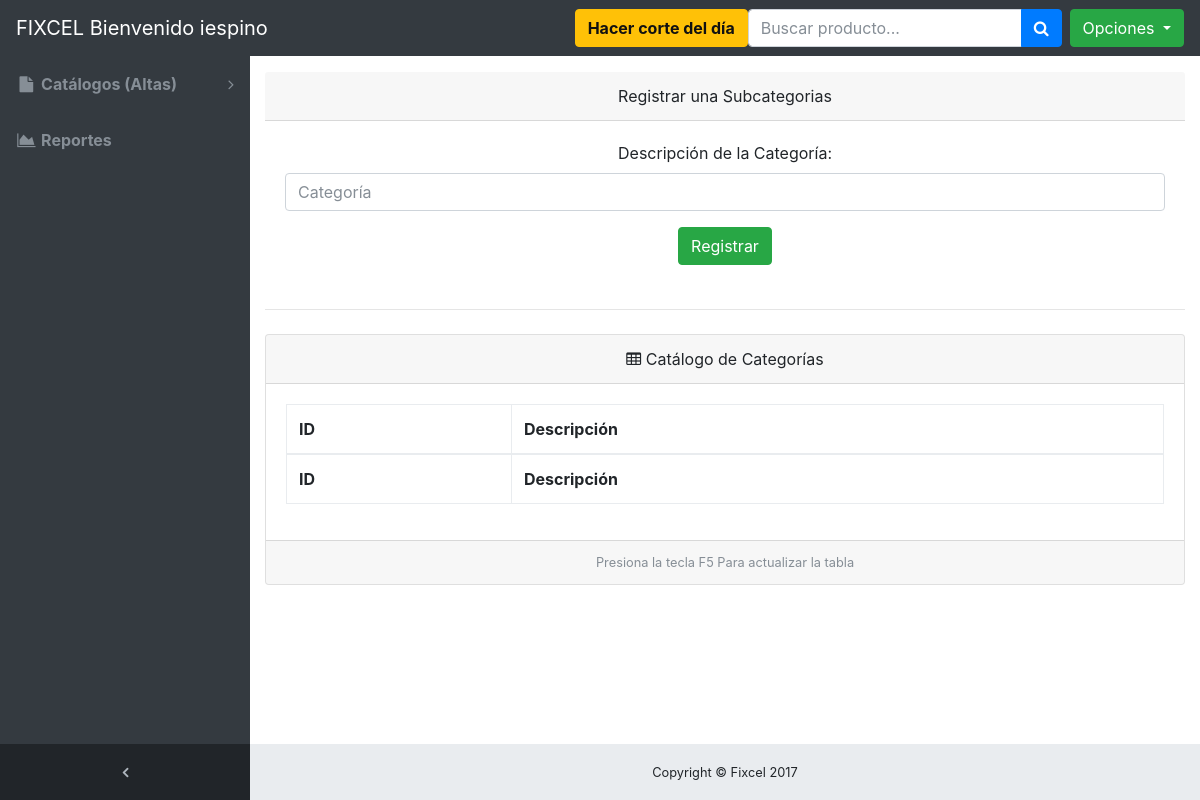
The page /altas_subCategorias.php (signed in) on the database as committed earlier.
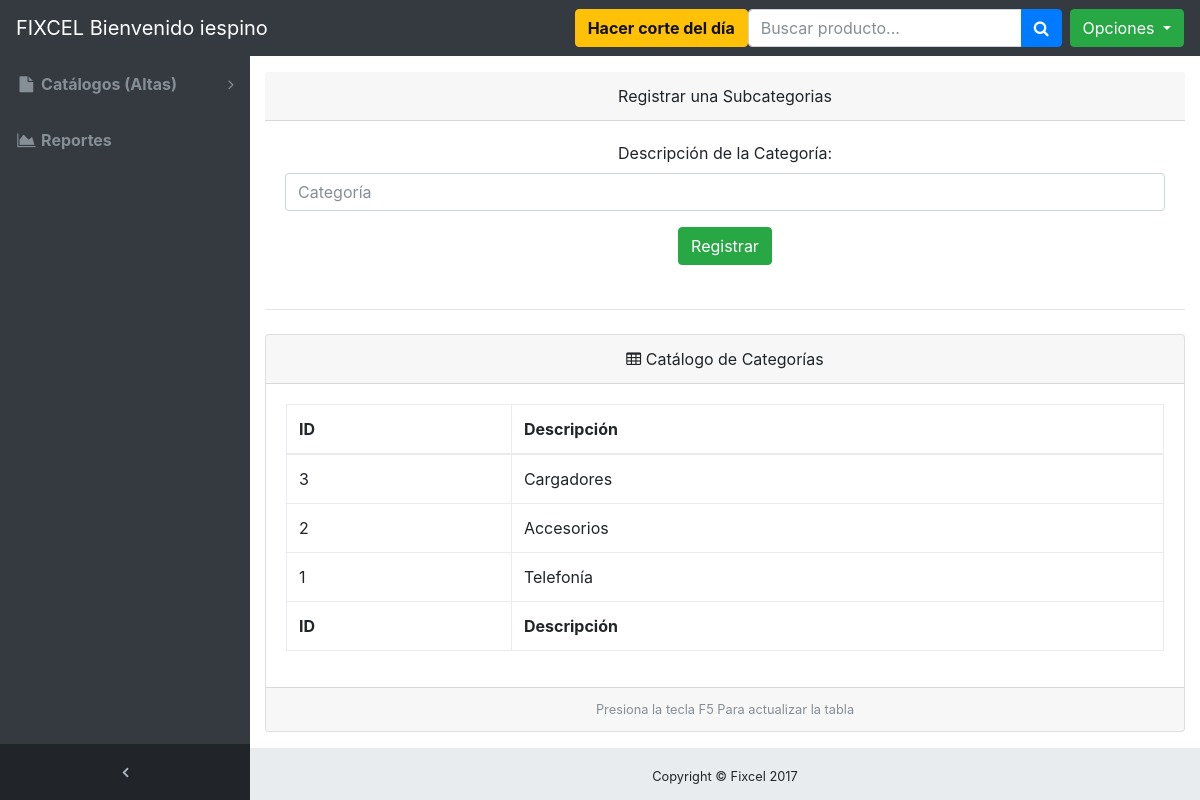
The same page on the database as committed later.
### tables this page shows
CREATE TABLE IF NOT EXISTS `categoria_productos` (
`id_categoria` int(11) NOT NULL,
  `descripcion_categoria` text NOT NULL
);

### application/DB_Connect.php (called while the page is built, shortened)
<?php
class DB_Connect {
    public function connect()
    {
        $con = new PDO('mysql:host=localhost;dbname=fixcel;charset=utf8', 'root', 'Password1');
        $con->setAttribute(PDO::ATTR_EMULATE_PREPARES, false);
        $con->setAttribute(PDO::ATTR_ERRMODE, PDO::ERRMODE_EXCEPTION);
        return $con;
    }
}
?>

### controllers/ControllerCategorias.php (called while the page is built, shortened)
<?php
 require_once 'application/DB_Connect.php';
class ControllerCategorias
{
    private $pdo;
    function __construct()
    {
        $this->db = new DB_Connect();
        $this->pdo = $this->db->connect();
    }
    public function getAllCategorias()
    {
        $stmt = $this->pdo->prepare('SELECT * FROM categoria_productos order by id_categoria desc');
        $result = $stmt->execute( );
        $array = array();
        $ind = 0;
        foreach ($stmt as $row)
        {
            $itm = new Usuarios();
            $itm->id_categoria = $row['id_categoria'];
            $itm->descripcion_categoria = $row['descripcion_categoria'];
            $array[$ind] = $itm;
            $ind++;
        }
        return $array;
    }
}
?>

### header.php (called while the page is built, shortened)
<?php
	require_once 'application/DB_Connect.php';
    function classLoader($class)
    {
        $filename = $class . '.php';
        $file ='controllers/' . $filename;
        if (!file_exists($file))
        {
            return false;
        }
    }
    function classModelLoader($class)
    {
        $filename = $class . '.php';
        $file ='models/' . $filename;
    }
?>

### altas_subCategorias.php (the view, shortened to what this page needs)
<?php
 require_once 'header.php';
require_once 'controllers/ControllerCategorias.php';
$controller_categorias = new ControllerCategorias();
$categorias = $controller_categorias->getAllCategorias();
?>
<!DOCTYPE html>
<html lang="en">
<head>
  <link href="vendor/bootstrap/css/bootstrap.min.css" rel="stylesheet">
  <link href="vendor/font-awesome/css/font-awesome.min.css" rel="stylesheet" type="text/css">
  <link href="css/sb-admin.css" rel="stylesheet">
  <link rel="stylesheet" href="dist_alert/sweetalert.css">
</head>
<body class="fixed-nav sticky-footer bg-dark" id="page-top">
      <?php
        include("menu.php");
      ?>
  <div class="content-wrapper">
    <div class="container-fluid">
     <center><div class="card-header">Registrar una Subcategorias</div></center>
          <div class="card-body">
           <form action="altas_subCategorias.php" method="post"  data-ajax="false">
              <div class="form-group">
                <center><label for="exampleInputPassword1">Descripción de la Categoría:</label></center>
                <input class="form-control" id="descripcion_categoria" name="descripcion_categoria" type="text" placeholder="Categoría" required>
              </div>
          <center> <input type="submit" class="btn btn-success" id="registrar" name="registrar" value="Registrar"> </center>
            </form>
         </div>
        <hr class="my-4">
      <div class="card mb-3">
        <center><div class="card-header">
          <i class="fa fa-table"></i> Catálogo de Categorías</div></center>
        <div class="card-body">
          <div class="table-responsive">
            <table class="table table-bordered" id="dataTable" width="100%" cellspacing="0">
              <thead>
                <tr>
                  <th>ID</th>
                  <th>Descripción</th>
                </tr>
              </thead>
              <tfoot>
                <tr>
                  <th>ID</th>
                  <th>Descripción</th>
                </tr>
              </tfoot>
              <tbody>
              <?php
                  foreach ($categorias as $u)
                  {
             echo "<tr>
                      <td>$u->id_categoria</td>
                      <td>$u->descripcion_categoria</td>
                 </tr>";
                  }
                ?>
              </tbody>
            </table>
          </div>
        </div>
        <center><div class="card-footer small text-muted">Presiona la tecla F5 Para actualizar la tabla</div></center>
      </div>
    </div>
    <?php
    include ("footer.php");
    ?>
  </div>
</body>
</html>

Rows that differ between the two databases and show on the page:
added categoria_productos: id_categoria "3", descripcion_categoria "Cargadores"
added categoria_productos: id_categoria "2", descripcion_categoria "Accesorios"
added categoria_productos: id_categoria "1", descripcion_categoria "Telefonía"
